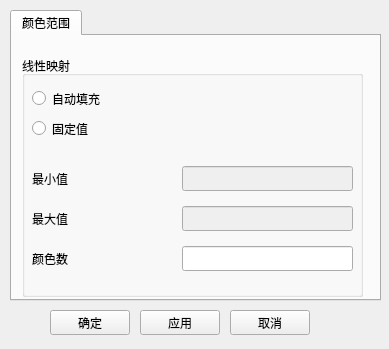
<?xml version="1.0" encoding="UTF-8"?>
<ui version="4.0">
 <class>frmScalar</class>
 <widget class="QMainWindow" name="frmScalar">
  <property name="geometry">
   <rect>
    <x>0</x>
    <y>0</y>
    <width>389</width>
    <height>349</height>
   </rect>
  </property>
  <property name="font">
   <font>
    <pointsize>9</pointsize>
   </font>
  </property>
  <property name="windowTitle">
   <string>云图颜色映射</string>
  </property>
  <widget class="QWidget" name="centralwidget">
   <widget class="QTabWidget" name="tabWidget">
    <property name="geometry">
     <rect>
      <x>10</x>
      <y>10</y>
      <width>371</width>
      <height>291</height>
     </rect>
    </property>
    <property name="currentIndex">
     <number>0</number>
    </property>
    <widget class="QWidget" name="tabScaleRange">
     <attribute name="title">
      <string>颜色范围</string>
     </attribute>
     <widget class="QGroupBox" name="groupBox">
      <property name="geometry">
       <rect>
        <x>10</x>
        <y>20</y>
        <width>341</width>
        <height>241</height>
       </rect>
      </property>
      <property name="title">
       <string>线性映射</string>
      </property>
      <widget class="QLabel" name="label_2">
       <property name="geometry">
        <rect>
         <x>10</x>
         <y>150</y>
         <width>101</width>
         <height>25</height>
        </rect>
       </property>
       <property name="text">
        <string>最大值</string>
       </property>
      </widget>
      <widget class="QLabel" name="label_3">
       <property name="geometry">
        <rect>
         <x>10</x>
         <y>110</y>
         <width>101</width>
         <height>25</height>
        </rect>
       </property>
       <property name="text">
        <string>最小值</string>
       </property>
      </widget>
      <widget class="QLineEdit" name="txtMax">
       <property name="enabled">
        <bool>false</bool>
       </property>
       <property name="geometry">
        <rect>
         <x>160</x>
         <y>150</y>
         <width>171</width>
         <height>25</height>
        </rect>
       </property>
      </widget>
      <widget class="QLineEdit" name="txtMin">
       <property name="enabled">
        <bool>false</bool>
       </property>
       <property name="geometry">
        <rect>
         <x>160</x>
         <y>110</y>
         <width>171</width>
         <height>25</height>
        </rect>
       </property>
      </widget>
      <widget class="QRadioButton" name="rdbAuto">
       <property name="geometry">
        <rect>
         <x>10</x>
         <y>30</y>
         <width>401</width>
         <height>25</height>
        </rect>
       </property>
       <property name="text">
        <string>自动填充</string>
       </property>
      </widget>
      <widget class="QRadioButton" name="rdbFixed">
       <property name="geometry">
        <rect>
         <x>10</x>
         <y>60</y>
         <width>401</width>
         <height>25</height>
        </rect>
       </property>
       <property name="text">
        <string>固定值</string>
       </property>
      </widget>
      <widget class="QLabel" name="label_4">
       <property name="geometry">
        <rect>
         <x>10</x>
         <y>190</y>
         <width>141</width>
         <height>25</height>
        </rect>
       </property>
       <property name="text">
        <string>颜色数</string>
       </property>
      </widget>
      <widget class="QLineEdit" name="txtNumOfColors">
       <property name="enabled">
        <bool>true</bool>
       </property>
       <property name="geometry">
        <rect>
         <x>160</x>
         <y>190</y>
         <width>171</width>
         <height>25</height>
        </rect>
       </property>
      </widget>
     </widget>
    </widget>
   </widget>
   <widget class="QPushButton" name="btnOK">
    <property name="geometry">
     <rect>
      <x>50</x>
      <y>310</y>
      <width>80</width>
      <height>25</height>
     </rect>
    </property>
    <property name="text">
     <string>确定</string>
    </property>
   </widget>
   <widget class="QPushButton" name="btnApply">
    <property name="geometry">
     <rect>
      <x>140</x>
      <y>310</y>
      <width>80</width>
      <height>25</height>
     </rect>
    </property>
    <property name="text">
     <string>应用</string>
    </property>
   </widget>
   <widget class="QPushButton" name="btnCancel">
    <property name="geometry">
     <rect>
      <x>230</x>
      <y>310</y>
      <width>80</width>
      <height>25</height>
     </rect>
    </property>
    <property name="text">
     <string>取消</string>
    </property>
   </widget>
  </widget>
 </widget>
 <resources/>
 <connections/>
</ui>
